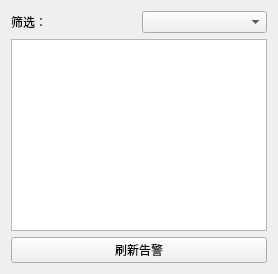
<?xml version="1.0" encoding="UTF-8"?>
<ui version="4.0">
 <class>AlarmDisplayPage</class>
 <widget class="QWidget" name="AlarmDisplayPage">
  <layout class="QVBoxLayout" name="verticalLayout">
   <item>
    <layout class="QHBoxLayout" name="filterLayout">
     <item>
      <widget class="QLabel" name="filterLabel">
       <property name="text">
        <string>筛选：</string>
       </property>
      </widget>
     </item>
     <item>
      <widget class="QComboBox" name="filterComboBox"/>
     </item>
    </layout>
   </item>
   <item>
    <widget class="QTableWidget" name="alarmTableWidget"/>
   </item>
   <item>
    <widget class="QPushButton" name="refreshAlarmBtn">
     <property name="text">
      <string>刷新告警</string>
     </property>
    </widget>
   </item>
  </layout>
 </widget>
 <resources/>
 <connections/>
</ui> 
